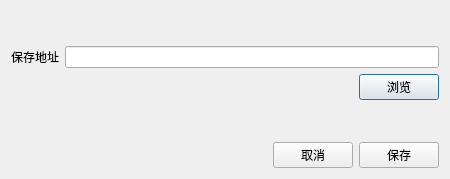
<?xml version="1.0" encoding="UTF-8"?>
<ui version="4.0">
 <class>saveTableDialog</class>
 <widget class="QDialog" name="saveTableDialog">
  <property name="geometry">
   <rect>
    <x>0</x>
    <y>0</y>
    <width>450</width>
    <height>179</height>
   </rect>
  </property>
  <property name="windowTitle">
   <string>saveTableDialog</string>
  </property>
  <layout class="QVBoxLayout" name="verticalLayout_2">
   <item>
    <layout class="QVBoxLayout" name="verticalLayout">
     <item>
      <spacer name="verticalSpacer_3">
       <property name="orientation">
        <enum>Qt::Vertical</enum>
       </property>
       <property name="sizeHint" stdset="0">
        <size>
         <width>20</width>
         <height>40</height>
        </size>
       </property>
      </spacer>
     </item>
     <item>
      <layout class="QHBoxLayout" name="horizontalLayout_3">
       <item>
        <widget class="QLabel" name="label">
         <property name="text">
          <string>保存地址</string>
         </property>
        </widget>
       </item>
       <item>
        <widget class="QLineEdit" name="dirEdit"/>
       </item>
      </layout>
     </item>
     <item>
      <layout class="QHBoxLayout" name="horizontalLayout_2">
       <item>
        <spacer name="horizontalSpacer">
         <property name="orientation">
          <enum>Qt::Horizontal</enum>
         </property>
         <property name="sizeHint" stdset="0">
          <size>
           <width>40</width>
           <height>20</height>
          </size>
         </property>
        </spacer>
       </item>
       <item>
        <widget class="QPushButton" name="broseButton">
         <property name="text">
          <string>浏览</string>
         </property>
        </widget>
       </item>
      </layout>
     </item>
     <item>
      <spacer name="verticalSpacer_4">
       <property name="orientation">
        <enum>Qt::Vertical</enum>
       </property>
       <property name="sizeHint" stdset="0">
        <size>
         <width>20</width>
         <height>40</height>
        </size>
       </property>
      </spacer>
     </item>
    </layout>
   </item>
   <item>
    <layout class="QHBoxLayout" name="horizontalLayout">
     <property name="spacing">
      <number>6</number>
     </property>
     <property name="leftMargin">
      <number>0</number>
     </property>
     <property name="topMargin">
      <number>0</number>
     </property>
     <property name="rightMargin">
      <number>0</number>
     </property>
     <property name="bottomMargin">
      <number>0</number>
     </property>
     <item>
      <spacer name="horizontalSpacer_2">
       <property name="orientation">
        <enum>Qt::Horizontal</enum>
       </property>
       <property name="sizeHint" stdset="0">
        <size>
         <width>40</width>
         <height>20</height>
        </size>
       </property>
      </spacer>
     </item>
     <item>
      <widget class="QPushButton" name="cancelButton">
       <property name="text">
        <string>取消</string>
       </property>
      </widget>
     </item>
     <item>
      <widget class="QPushButton" name="saveButton">
       <property name="text">
        <string>保存</string>
       </property>
      </widget>
     </item>
    </layout>
   </item>
  </layout>
 </widget>
 <layoutdefault spacing="6" margin="11"/>
 <resources/>
 <connections>
  <connection>
   <sender>cancelButton</sender>
   <signal>clicked()</signal>
   <receiver>saveTableDialog</receiver>
   <slot>close()</slot>
   <hints>
    <hint type="sourcelabel">
     <x>341</x>
     <y>64</y>
    </hint>
    <hint type="destinationlabel">
     <x>203</x>
     <y>75</y>
    </hint>
   </hints>
  </connection>
 </connections>
</ui>
